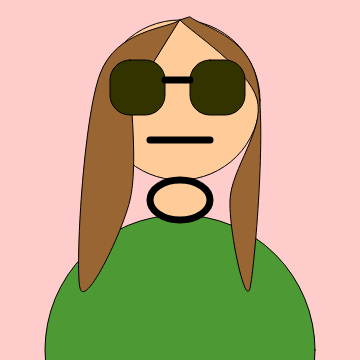
Frame 1 (no input)
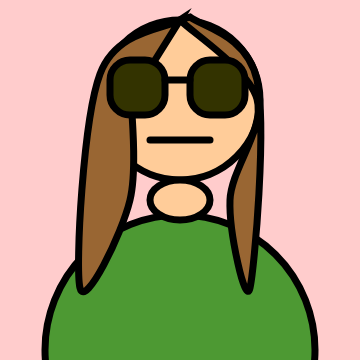
Frame 60 (no input)
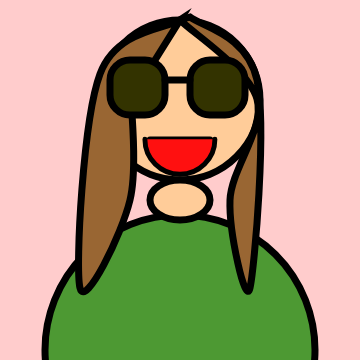
Frame 120 (the mouse pressed at the canvas centre since frame 60)

The p5.js sketch that drew these frames (run headless with seeded random() and noise() and a simulated clock; from frame 60 on, the mouse is pressed at the canvas centre):

// p5.js sketch
// ── sketch.js
function setup() {
  createCanvas(360, 360);
}

function draw() {

  background(255,204,204);
  //noFill()
  //leave circle gray with outlline//
  fill(255,204,153)
  ellipse(180,100,160)
  
  

  
//  MOVED SECTION DOWN SO HAIR WAS IN FRONT OF BODY strokeWeight(100) 
  // fill(153, 102, 51)
  //beginShape()
  //making hair, trying to make it look wavy//
 // curveVertex(180,20)
 // curveVertex(mouseX, mouseY) messing around to see where i wanted to hair to lay//
 // curveVertex(130,100)
  //not what i wanted but think it looks cute since i have curly hair irl//
 // curveVertex(130,80)
 // curveVertex(130,200)
 // curveVertex(80, 288)

 // curveVertex(100,74)
 // curveVertex(118,60) mistakes 
 // curveVertex(100,60)
 // endShape(CLOSE)
  //wanted to refect the side but did not know how to without it messing up image//
  
  //fill(153, 102, 51)
//  beginShape()
 //curveVertex(180,20)
 // curveVertex(190,17)
//  //does the order you make points affecr the outcome?//
 // curveVertex(257,80)
  //curveVertex(250,288)
 // curveVertex(230,200)
 // curveVertex(257,99)
 //  endShape(CLOSE)
  //cannot move hair to front//
  
  
  fill(77,153,51)
  ellipse(180,350,270)
  //body
 // arc(130,260,100,100)//still cant figure out how to make arcs work
    //strokeWeight(100) 
   fill(153, 102, 51)
  beginShape()
  //making hair, trying to make it look wavy//
  curveVertex(180,20)
 // curveVertex(mouseX, mouseY) messing around to see where i wanted to hair to lay//
  curveVertex(130,100)
  //not what i wanted but think it looks cute since i have curly hair irl//
  curveVertex(130,80)
  curveVertex(130,200)
  curveVertex(80, 288)

  curveVertex(100,74)
 // curveVertex(118,60) mistakes 
 // curveVertex(100,60)
  endShape(CLOSE) 
  
   fill(153, 102, 51)
  beginShape()
 curveVertex(180,20)
  curveVertex(190,17)
  //does the order you make points affecr the outcome?//
  curveVertex(257,80)
  curveVertex(250,288)
  curveVertex(230,200)
  curveVertex(257,99)
   endShape(CLOSE)
  //cannot move hair to front//
  
  //sunglasses//
 fill(51,51,0)
  square(110, 60, 55, 20);
  square(190,60, 55, 20)
  strokeWeight(7)
  line(165,80,190,80)
  
  fill(255,204,153)
   ellipse(180, 200, 60,40);
 // ellipse(230,195, 45, 55) wanted to try to make neck out of ovals, did not work: wanted it same color as skin but did not like look 
  
  
    line(150,140,210,140)

   
  
  //function mouth2(){
  //smile//
  //scale(0.7);
  //rotate(PI); didnt work 
 // noStroke()  
   
  if (mouseIsPressed){
    fill(255,16,16)
     scale(0.7)  
  arc(257,199,100,100,TWO_PI,PI);
  }else{
    
  }
   
//let value = 0;
//function draw() {
//  fill(255,16,16);
 // scale(0.7)
// arc(265,199,100,100,TWO_PI,PI);
//}
//function keyPressed() {
//  if (value === 0) {
 //   value = 255,16,16;
  //} else {
  //  value = 0;
  //}
//}

  
  
  
  
  
 // fill(255,204,153)
  // ellipse(180, 200, 60,40);
 // ellipse(230,195, 45, 55) wanted to try to make neck out of ovals, did not work: wanted it same color as skin but did not like look 




}


// ── style.css
html, body {
  margin: 20px;
  padding:0px;
}
canvadisplay: block;


}

 h1 {text-align: center; 

}
	 p {font-size: 20px;

}
